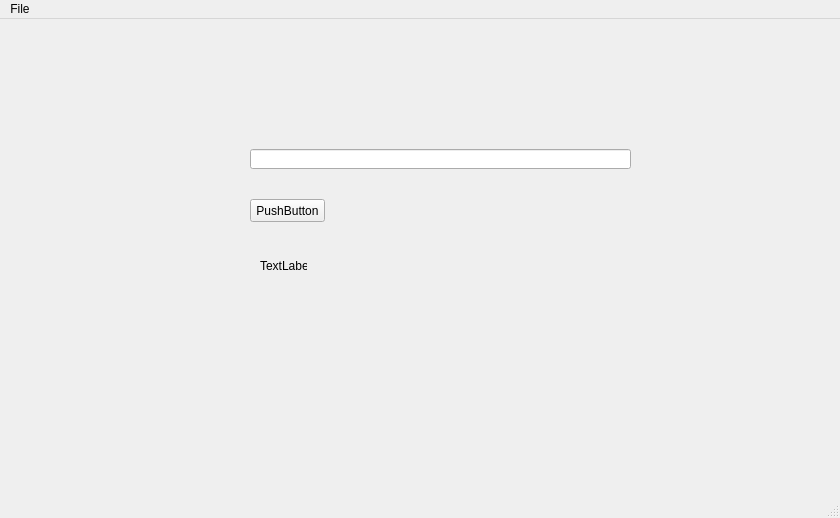
<?xml version="1.0" encoding="UTF-8"?>
<ui version="4.0">
 <class>MainWindow</class>
 <widget class="QMainWindow" name="MainWindow">
  <property name="geometry">
   <rect>
    <x>0</x>
    <y>0</y>
    <width>840</width>
    <height>518</height>
   </rect>
  </property>
  <property name="windowTitle">
   <string>MainWindow</string>
  </property>
  <widget class="QWidget" name="centralwidget">
   <widget class="QLineEdit" name="lineEdit">
    <property name="geometry">
     <rect>
      <x>250</x>
      <y>130</y>
      <width>381</width>
      <height>20</height>
     </rect>
    </property>
   </widget>
   <widget class="QPushButton" name="pushButton">
    <property name="enabled">
     <bool>true</bool>
    </property>
    <property name="geometry">
     <rect>
      <x>250</x>
      <y>180</y>
      <width>75</width>
      <height>23</height>
     </rect>
    </property>
    <property name="text">
     <string>PushButton</string>
    </property>
   </widget>
   <widget class="QLabel" name="label">
    <property name="geometry">
     <rect>
      <x>260</x>
      <y>240</y>
      <width>47</width>
      <height>13</height>
     </rect>
    </property>
    <property name="text">
     <string>TextLabel</string>
    </property>
   </widget>
  </widget>
  <widget class="QMenuBar" name="menubar">
   <property name="geometry">
    <rect>
     <x>0</x>
     <y>0</y>
     <width>840</width>
     <height>21</height>
    </rect>
   </property>
   <widget class="QMenu" name="menuFile">
    <property name="title">
     <string>File</string>
    </property>
    <addaction name="actionOpen"/>
   </widget>
   <addaction name="menuFile"/>
  </widget>
  <widget class="QStatusBar" name="statusbar"/>
  <action name="actionOpen">
   <property name="text">
    <string>Open</string>
   </property>
  </action>
 </widget>
 <resources/>
 <connections/>
</ui>
